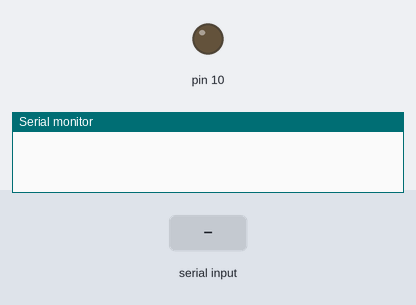
Simulated run of this sketch. Board: Arduino Uno, built with avr-gcc and run on an emulated ATmega328P. On the bench: output pins drawn as LEDs (lit = HIGH), the last lines printed to the serial monitor. The test bench sets the inputs (shaded band).

Above: at 1.2 s.
1.3 s: "1\n" received over Serial
At 1.58 s:
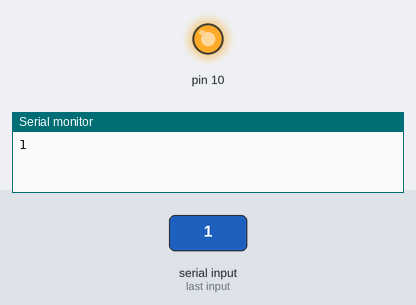
4.3 s: byte 32 (32) received over Serial
Timing chart, 0 to 7.3 s (numbered marks = the images above; inputs shaded):
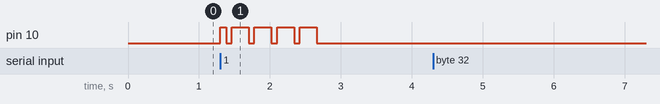

Measured:
- after the input at 1.3 s, pin 10: LOW → HIGH at once, then repeats every 0.32 s: LOW 0.08 s, HIGH 0.24 s, until it stays LOW from 2.7 s

The sketch:

Morse.ino
```cpp
#include "morse.h"

void setup() {

 pinMode(10, OUTPUT);

 Serial.begin(9600);

}

void loop() {

  if (Serial.available()) {

    unsigned char ch = Serial.read();

    if (ch == '\r') {

      Serial.write('\r');
      Serial.write('\n');

    } else

      Serial.write(ch);

    morse(ch, 10);

  }

}
```

morse.h
```cpp
/*
 * PARIS = 50 elements
 *  delay() precision = 1 ms
 *  60 s = 60,000 ms
 *
 *  60000 / (50 * WPM) => (6000 / 5) / WPM
 *  6000 / 5 = 1200
 *
 *  .: Time of 1 element = 1200 / WPM == ARRL standard with standard spacing
 */

#ifndef _MORSE_H_
#define _MORSE_H_

#include <Arduino.h>

#define WPM 15


const static unsigned int morseTable[] = {
  0b1010111110000000,
  0b1011101011100000,
  0b1011101010000000,
  0b1010101110101100,
  0b1110101011101100,
  0b1010101110110000,
  0b1011111111100000, // ' - CHECK
  0b1110111110000000,
  0b1110111110110000,
  0b1010101110000000,
  0b1011101110000000,
  0b1111101011110000,
  0b1110101010110000,
  0b1011101110110000,
  0b1110101110000000,
  0b1111111111000000,
  0b1011111111000000,
  0b1010111111000000,
  0b1010101111000000,
  0b1010101011000000,
  0b1010101010000000,
  0b1110101010000000,
  0b1111101010000000,
  0b1111111010000000,
  0b1111111110000000,
  0b1111111010100000,
  0b1110111011100000,
  0b0000000000000000, // < - NULL
  0b1110101011000000,
  0b0000000000000000, // > - NULL
  0b1010111110100000,
  0b1011111011100000,
  0b1011000000000000,
  0b1110101000000000,
  0b1110111000000000,
  0b1110100000000000,
  0b1000000000000000,
  0b1010111000000000,
  0b1111100000000000,
  0b1010101000000000,
  0b1010000000000000,
  0b1011111100000000,
  0b1110110000000000,
  0b1011101000000000,
  0b1111000000000000,
  0b1110000000000000,
  0b1111110000000000,
  0b1011111000000000,
  0b1111101100000000,
  0b1011100000000000,
  0b1010100000000000,
  0b1100000000000000,
  0b1010110000000000,
  0b1010101100000000,
  0b1011110000000000,
  0b1110101100000000,
  0b1110111100000000,
  0b1111101000000000,
  0b1110111110000000, // [ - CHECK
  0b0000000000000000, // \ - NULL
  0b1110111110110000, // ] - CHECK
  0b0000000000000000, // ^ - NULL
  0b1010111110110000, // _ - CHECK
  0b0000000000000000, // ` - NULL
  0b1011000000000000,
  0b1110101000000000,
  0b1110111000000000,
  0b1110100000000000,
  0b1000000000000000,
  0b1010111000000000,
  0b1111100000000000,
  0b1010101000000000,
  0b1010000000000000,
  0b1011111100000000,
  0b1110110000000000,
  0b1011101000000000,
  0b1111000000000000,
  0b1110000000000000,
  0b1111110000000000,
  0b1011111000000000,
  0b1111101100000000,
  0b1011100000000000,
  0b1010100000000000,
  0b1100000000000000,
  0b1010110000000000,
  0b1010101100000000,
  0b1011110000000000,
  0b1110101100000000,
  0b1110111100000000,
  0b1111101000000000 };

void morse(unsigned char ch, uint8_t port) {

  // Pause between words = 7 elements
  if (ch == 32)

    delay((1200 / WPM) * 7);

  else if ((ch > 32) && (ch < 123)) {

    unsigned int mc = morseTable[ch - 33];

    while (mc & 0b1000000000000000) {

      // DAH = 3 elements
      if (mc & 0b0100000000000000) {

        digitalWrite(port, HIGH);
        delay((1200 / WPM) * 3);
        digitalWrite(port, LOW);

      // DIT = 1 element
      } else {

        digitalWrite(port, HIGH);
        delay(1200 / WPM);
        digitalWrite(port, LOW);

      }

      mc = mc << 2;

      // Pause between elements = 1 element
      delay(1200 / WPM);

    }

  }

  // Pause between letters = 3 elements - 1 element already paused
  delay((1200 / WPM) * 2);

}

#endif
```
